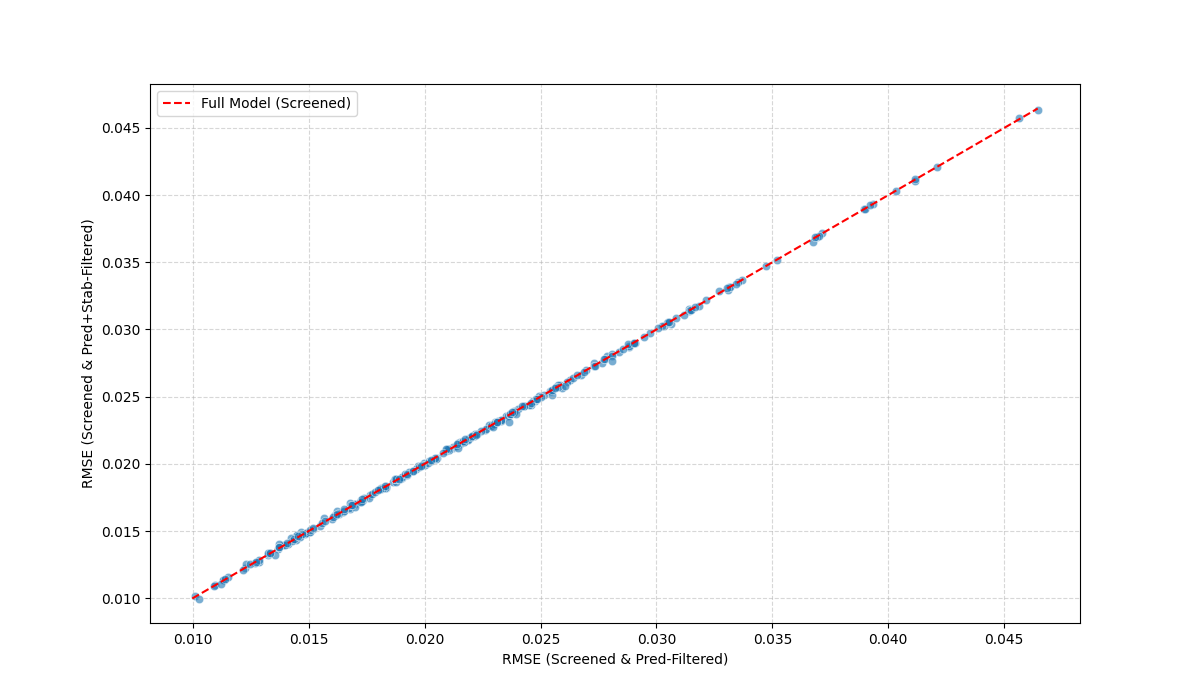

Write Python code to recreate this figure.
import pandas as pd
import matplotlib.pyplot as plt
import seaborn as sns

# Load the data (Ensure these paths are correct)
df_lr_nostab = pd.read_csv('/cluster/project/math/akmete/MSc/Stabilized_Regression/LOSO/NoStability/LR/results_screened.csv')
df_lr_withstab = pd.read_csv('/cluster/project/math/akmete/MSc/Stabilized_Regression/LOSO/WithStability/LR/results_screened.csv')

# Add labels
df_lr_nostab['Stability'] = 'Screened & Pred-Filtered'
df_lr_withstab['Stability'] = 'Screened & Pred+Stab-Filtered'

# Select relevant columns
df_lr_nostab = df_lr_nostab[['test_site', 'ensemble_rmse_scaled', 'full_rmse_scaled', 'Stability']]
df_lr_withstab = df_lr_withstab[['test_site', 'ensemble_rmse_scaled', 'full_rmse_scaled', 'Stability']]

# Extract the full model RMSE values (same for both)
df_full_rmse = df_lr_nostab[['test_site', 'full_rmse_scaled']].copy()
df_full_rmse.rename(columns={'full_rmse_scaled': 'ensemble_rmse_scaled'}, inplace=True)
df_full_rmse['Stability'] = 'Screened'

# Merge datasets on test_site for comparison
df_merged = df_lr_nostab.merge(df_lr_withstab, on='test_site', suffixes=('_pred', '_predstab'))

# Extract RMSE values
x_vals = df_merged['ensemble_rmse_scaled_pred']  # X-axis: Pred-Filtered
y_vals = df_merged['ensemble_rmse_scaled_predstab']  # Y-axis: Pred+Stab-Filtered

# Get diagonal reference values (Full Model RMSE)
min_val = min(x_vals.min(), y_vals.min())
max_val = max(x_vals.max(), y_vals.max())

# Plot scatter plot
plt.figure(figsize=(12, 7))
sns.scatterplot(x=x_vals, y=y_vals, alpha=0.6)

# Plot the diagonal reference line (Full Model)
plt.plot([min_val, max_val], [min_val, max_val], color='red', linestyle='--', label="Full Model (Screened)")

# Labels and title
plt.xlabel("RMSE (Screened & Pred-Filtered)")
plt.ylabel("RMSE (Screened & Pred+Stab-Filtered)")
#plt.title("Comparison of RMSE Values Across Stability Settings")
plt.legend()
plt.grid(True, linestyle="--", alpha=0.5)

# Show the plot
plt.savefig('scatter_LR.png')
